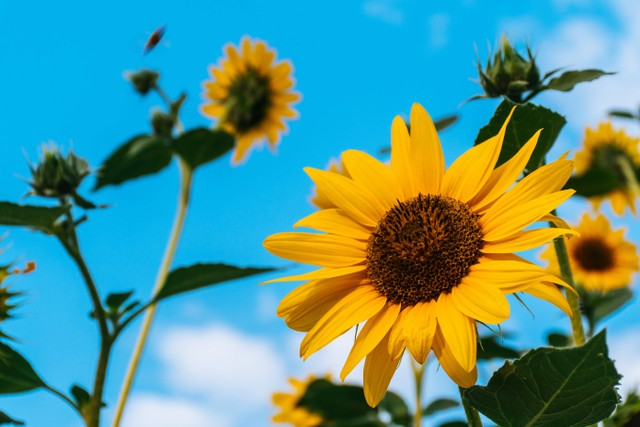
#> input picture gambar.jpg, 640 x 427 px
$ python praktikum8.7.py
#> lines starting #> are read from the running program, lines starting #| are printed output that depends on the picture
# Percoban 6 Citra Sketsa
import numpy as np
import cv2

img = cv2.imread("gambar.jpg")
#> img is the input picture: shape (427, 640, 3); mean B, G, R 140.1, 148.7, 87.7
kernel = np.array([[1, 2, 1], [2, -12, 2], [1, 2, 1]])
dst = cv2.filter2D(img, -1, kernel)
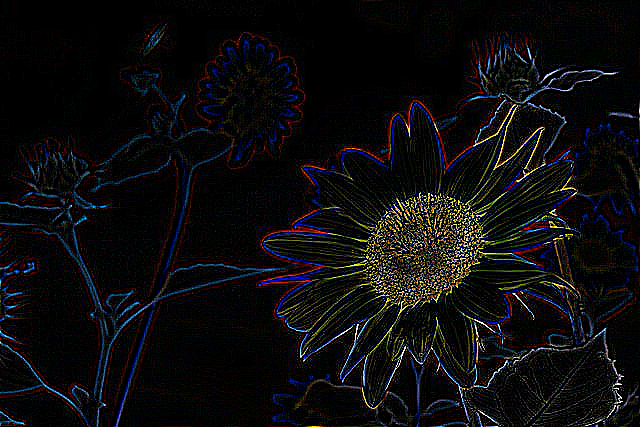
#> dst: shape (427, 640, 3); mean B, G, R 14.1, 12.3, 13.5
sketsa = 255 - dst
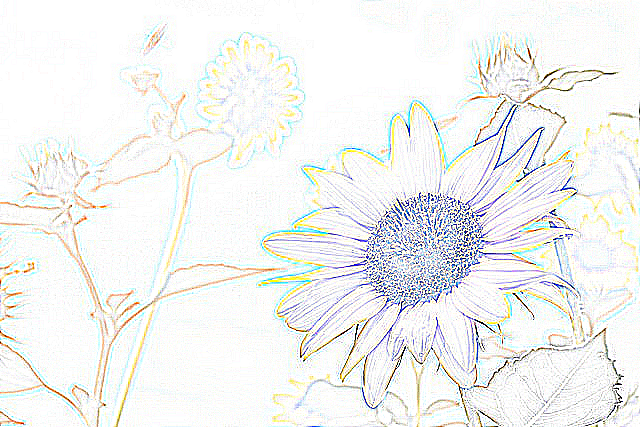
#> sketsa: shape (427, 640, 3); mean B, G, R 240.9, 242.7, 241.5

cv2.imshow("Original", img)
cv2.imshow("Sketsa", sketsa)
cv2.waitKey(0)
cv2.destroyAllWindows(0)

$ run again, with face-image.jpg copied over gambar.jpg
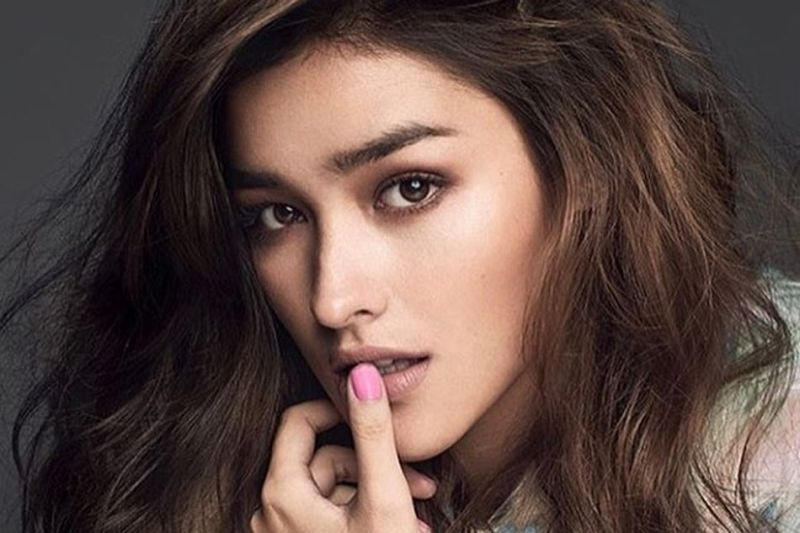
#> input picture face-image.jpg, 800 x 533 px
#> img is the input picture: shape (533, 800, 3); mean B, G, R 66.3, 72.1, 92.2
#> `dst = cv2.filter2D(img, -1, kernel)`:
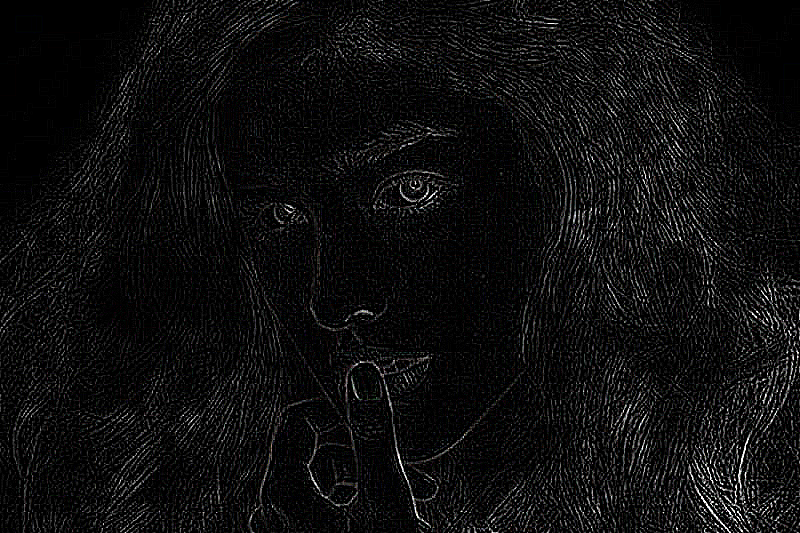
#> dst: shape (533, 800, 3); mean B, G, R 14.6, 14.5, 14.6
#> `sketsa = 255 - dst`:
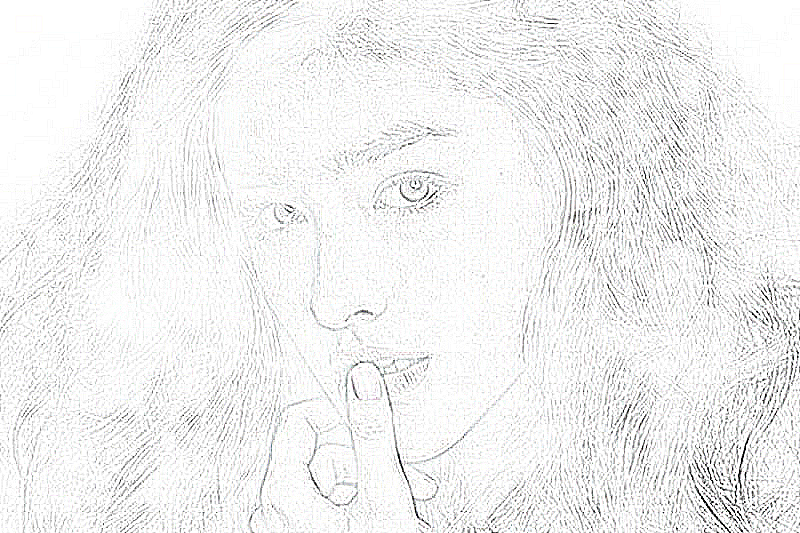
#> sketsa: shape (533, 800, 3); mean B, G, R 240.4, 240.5, 240.4

$ run again, with meting.jpg copied over gambar.jpg
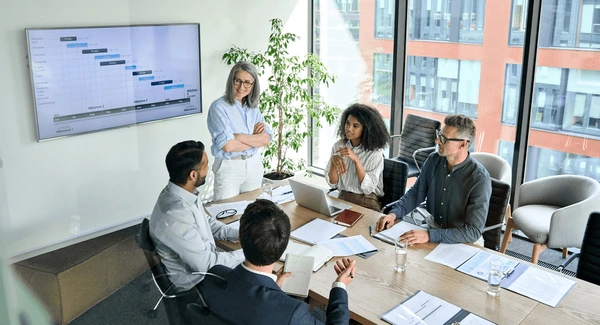
#> input picture meting.jpg, 600 x 325 px
#> img is the input picture: shape (325, 600, 3); mean B, G, R 165.7, 164.9, 158
#> `dst = cv2.filter2D(img, -1, kernel)`:
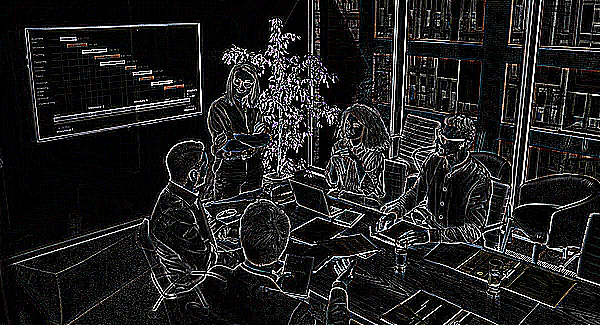
#> dst: shape (325, 600, 3); mean B, G, R 32.1, 31.8, 32.1
#> `sketsa = 255 - dst`:
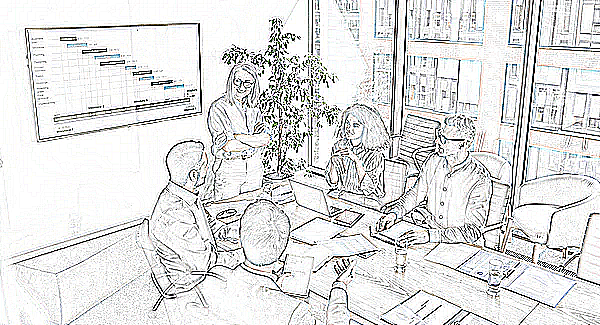
#> sketsa: shape (325, 600, 3); mean B, G, R 222.9, 223.2, 222.9

$ run again, with pegunungan.jpg copied over gambar.jpg
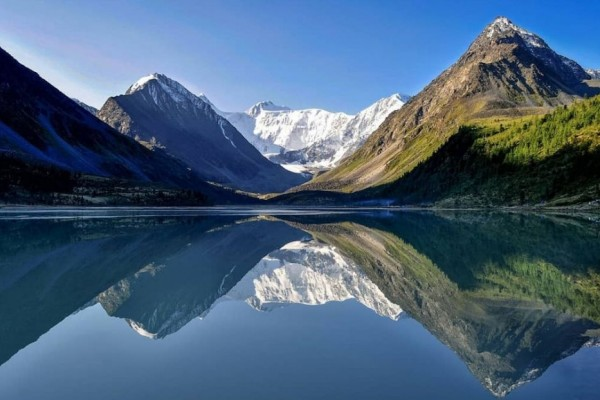
#> input picture pegunungan.jpg, 600 x 400 px
#> img is the input picture: shape (400, 600, 3); mean B, G, R 121.6, 97.1, 72.4
#> `dst = cv2.filter2D(img, -1, kernel)`:
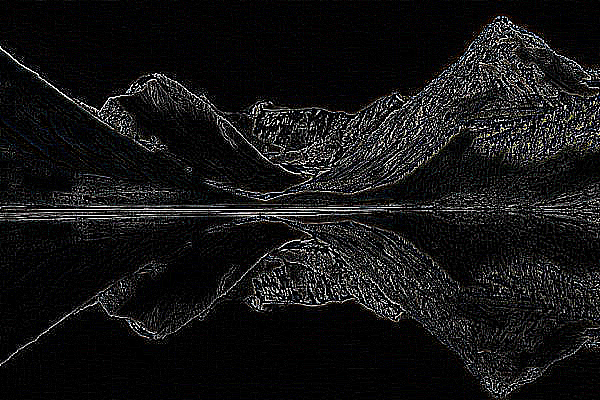
#> dst: shape (400, 600, 3); mean B, G, R 21.3, 21, 21.1
#> `sketsa = 255 - dst`:
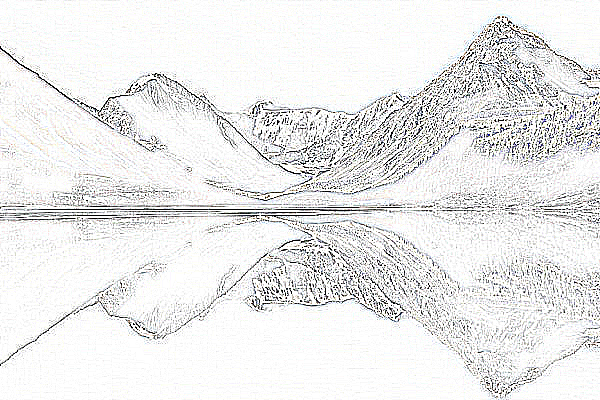
#> sketsa: shape (400, 600, 3); mean B, G, R 233.7, 234, 233.9
